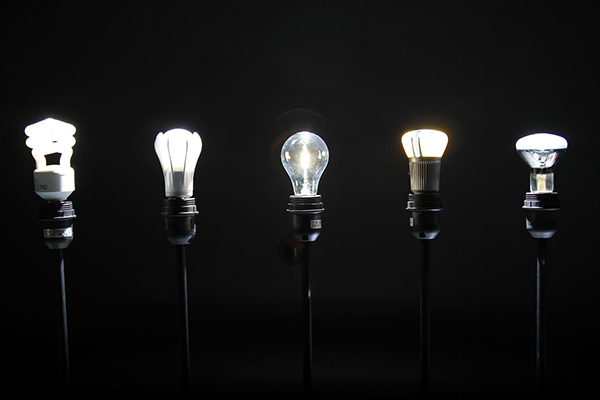
#> input picture images/lights_01.png, 600 x 400 px
$ python -i light_detection_stream.py   (imports and definitions only)
#> lines starting #> are read from the running program, lines starting #| are printed output that depends on the picture
#> further down, picture is the input picture: shape (400, 600, 3); mean B, G, R 22.5, 22.6, 22.5
# USAGE
# in .py file folder: /Users/opencv/light_detection_stream
# - workon cv
# - deactivate
# - (cv) python light_detection_stream.py -d true (or false)

# Issue list:
# TODO If no light source, keep running feed! Fix this loop
# TODO Make resolution always native to camera
# TODO Add all operation steps - DONE
# TODO Add commandline arguments - DONE

# Imports
from imutils.video import VideoStream
from imutils.video import FPS
from imutils import contours
from skimage import measure
import numpy as np
import argparse
import imutils
import time
import cv2
import sys, os

MIN_INTENSITY = 225
MAX_INTENSITY = 255

debugMode = None

ap = argparse.ArgumentParser()
# [8 lines not run here, left out]
vs = VideoStream(src=0).start()
# [1 line not run here, left out]
fps = FPS().start()

# "Pixelate" the frame to 128x72
def interpolate(inputFrame):
	return cv2.resize(inputFrame, (128, 72), interpolation=cv2.INTER_AREA)

# Scale up pixelated frame
def interpolateSizeUp(inputFrame):
	return cv2.resize(inputFrame, (1280, 720), interpolation=cv2.INTER_NEAREST)

# Read arg to global var
def readDebugArg():
		global debugMode
		if args["debug"] == "true":
			debugMode = True
		else:
			debugMode = False

# Outputs coordinates in debugmode
def coordinateOutput(i, *c):
	print("x, y coords for blob #", i)
	print(*c, sep = ", ")
	print("\n")

def thresholdmask(inputFrame):
  # Threshold frame to reveal lighter regions
	threshold = cv2.threshold(inputFrame, MIN_INTENSITY, MAX_INTENSITY, cv2.THRESH_BINARY)[1]
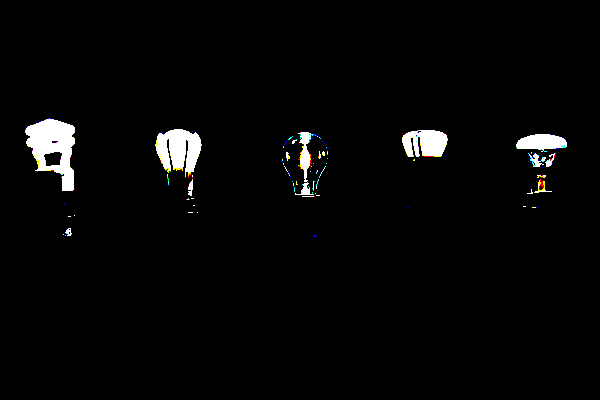
#> threshold: shape (400, 600, 3); mean B, G, R 6.5, 6.6, 6.6
	# Perform erosions and dilations in order to remove any smaller blobs of noise from threshold image
	threshold = cv2.erode(threshold, None, iterations=0) 	#2
	threshold = cv2.dilate(threshold, None, iterations=0)	#4

 	# Show video output of masking (DEBUG)
	if debugMode == True:
		cv2.imshow("Mask", threshold)

	# Perform a connected component analysis on the thresholded image, then initialize a mask to store only the "large" components
	labels = measure.label(threshold, background=0)
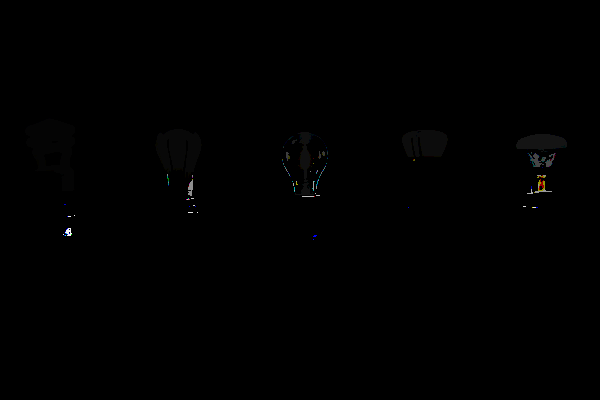
#> labels: shape (400, 600, 3) int64; mean B, G, R 0.1, 0.1, 0.1; drawn with min black and max white
	mask = np.zeros(threshold.shape, dtype="uint8")

	for (i, label) in enumerate(np.unique(labels)):
		# Simple limit to 5 contours
		if i > 6:
			continue

		# If this is the background label, ignore it
		if label == 0:
			continue

		# Otherwise, construct the label mask and count the number of pixels
		labelMask = np.zeros(threshold.shape, dtype="uint8")
		labelMask[labels == label] = 255
		numPixels = cv2.countNonZero(labelMask)

		# If the number of pixels in the component is sufficiently large, then add it to our mask of "large blobs"
		if numPixels > 1 and numPixels < 2000:
			mask = cv2.add(mask, labelMask)
#> this loop made 2 passes
#> label on passes 1 to 2: 0, 1
#> mask: shape (400, 600, 3); every value is 0

	# Find the contours in the mask, then sort them from left to right
	cnts = cv2.findContours(mask.copy(), cv2.RETR_EXTERNAL, cv2.CHAIN_APPROX_SIMPLE)
	cnts = imutils.grab_contours(cnts)
	cnts = contours.sort_contours(cnts)[0]

	return cnts

def fillMaskAddText(cnts, inputFrame):
	for (i, c) in enumerate(cnts):

		cv2.fillPoly(inputFrame, pts = [c], color=(0,128,0))

		if debugMode == True:
			coordinateOutput(i, *c)

	inputFrame = interpolateSizeUp(inputFrame)

	(x, y, w, h) = cv2.boundingRect(c)
	cv2.putText(inputFrame, "#{}".format(i + 1), ((x*10), (y*10) - 15), cv2.FONT_HERSHEY_SIMPLEX, 0.45, (255, 255, 255), 1)

	return inputFrame

# [37 lines not run here, left out]

>>> import cv2
>>> picture = cv2.imread('images/lights_01.png')
#> (the run stopped early here; a loop or call above may not have finished)
